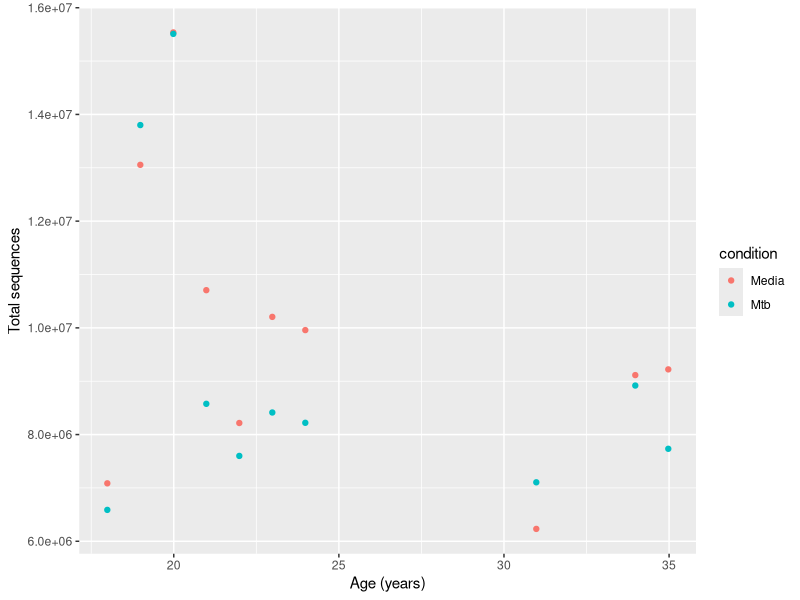
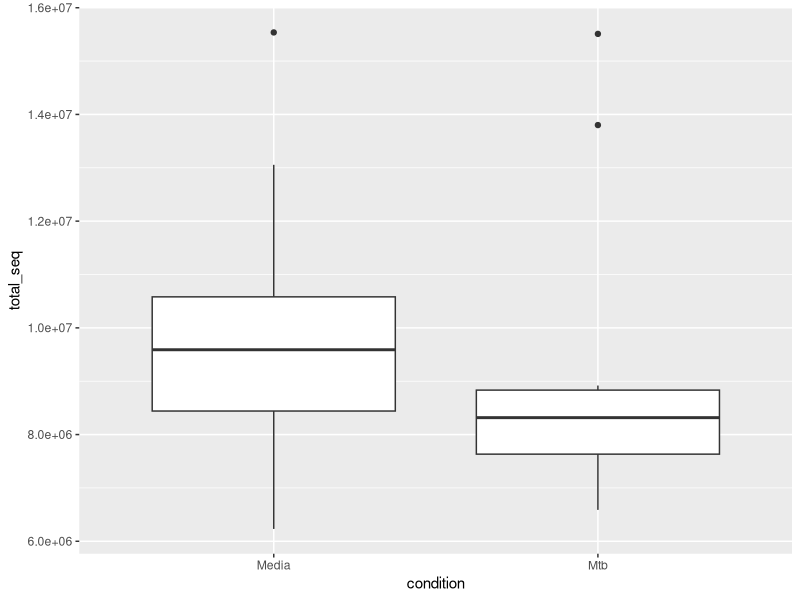
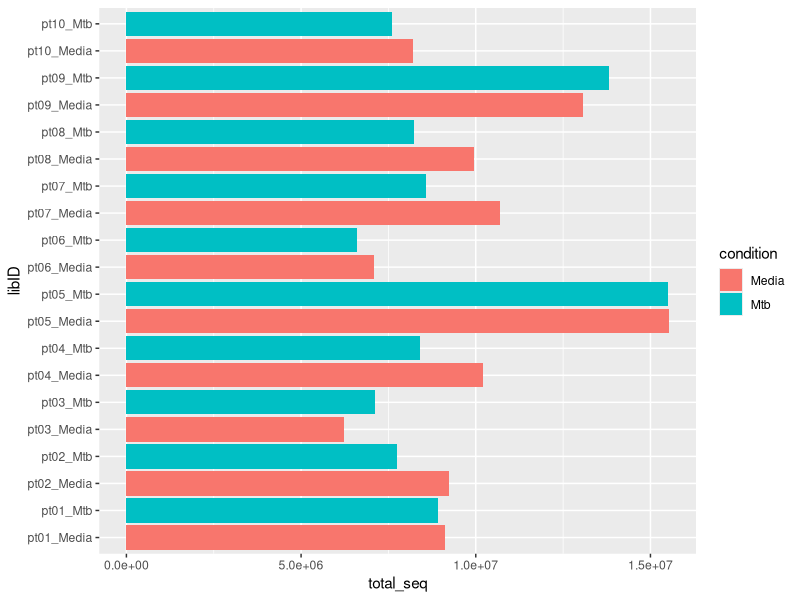
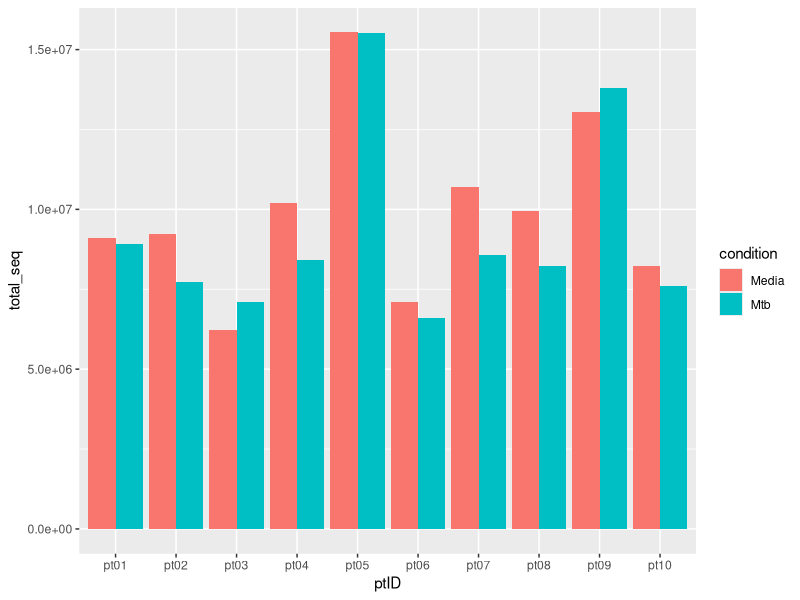
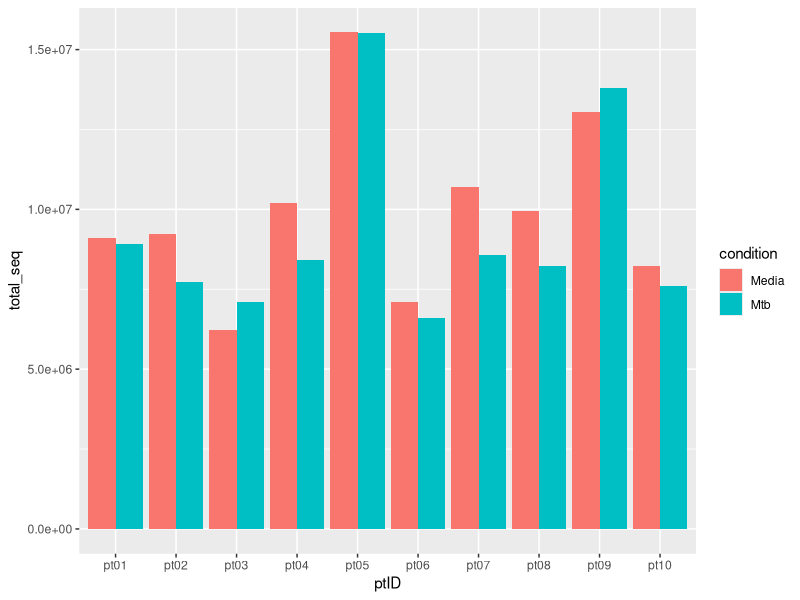

These charts were generated, in order, by the following R code:
library(tidyverse)

meta <- read_csv("0_data/metadata.csv")

summarize(meta, mean_age_days = mean(age_dys))

meta %>% 
  summarize(mean_age_days = mean(age_dys))

meta_summarized <- meta %>% 
  summarize(mean_age_days = mean(age_dys))

meta %>% 
  group_by(sex) %>% 
  summarize(mean_age_days = mean(age_dys))

meta %>% 
  select(ptID, age_dys)

meta %>% 
  select(-ptID_old)

meta <- meta %>% 
  select(-ptID_old)

meta %>% 
  mutate(age_yrs = age_dys / 365.25)

meta <- meta %>% 
  mutate(age_yrs = age_dys / 365.25)

# create a new column total_seq_millions based on total_seq
meta <- meta %>% 
  mutate(total_seq_millions = total_seq / 1000000)

meta %>% 
  filter(condition == "Media")

# == eqal
# != not equal
# < less than
# > greater than
# <= less than or equal to
# >= greater than or equal to

meta %>% 
  filter(condition != "Mtb")

meta %>% 
  filter(condition == "media")

# & and
meta %>% 
  filter(condition == "Media" & total_seq_millions > 7)

# | or
meta %>% 
  filter(sex == "M" | age_yrs >= 21)

# plotting with ggplot
meta %>% 
  ggplot() +
  aes(x = age_yrs, y = total_seq, color = condition) +
  labs(x = "Age (years)", y = "Total sequences") +
  geom_point()

meta %>% 
  ggplot() +
  aes(x = condition, y = total_seq) +
  geom_boxplot()

meta %>% 
  ggplot() +
  aes(x = libID, y = total_seq, fill = condition) +
  geom_col() +
  coord_flip()


meta %>% 
  ggplot() +
  aes(x = ptID, y = total_seq, fill = condition) +
  geom_col(position = position_dodge())


seq_per_lib_plot <- meta %>% 
  ggplot() +
  aes(x = ptID, y = total_seq, fill = condition) +
  geom_col(position = position_dodge())

ggsave("seq_per_lib.png", plot = seq_per_lib_plot)


# intro tidyr
meta_wide <- meta %>% 
  select(-libID, -total_seq_millions) %>% 
  pivot_wider(names_from = condition, values_from = total_seq)

meta_wide %>% pivot_longer(c(Media, Mtb), names_to = "condition", values_to = "total_seq")

meta %>% 
  select(-libID, -total_seq_millions) %>% 
  pivot_wider(names_from = condition, values_from = total_seq, names_prefix = "total_seq_")

## read seq data
count <- read_csv("0_data/raw_counts.csv")
count_long <- count %>% 
  pivot_longer(-hgnc_symbol, names_to = 'libID', values_to = "raw_count")

full_data <- inner_join(meta, count_long, by = "libID")
